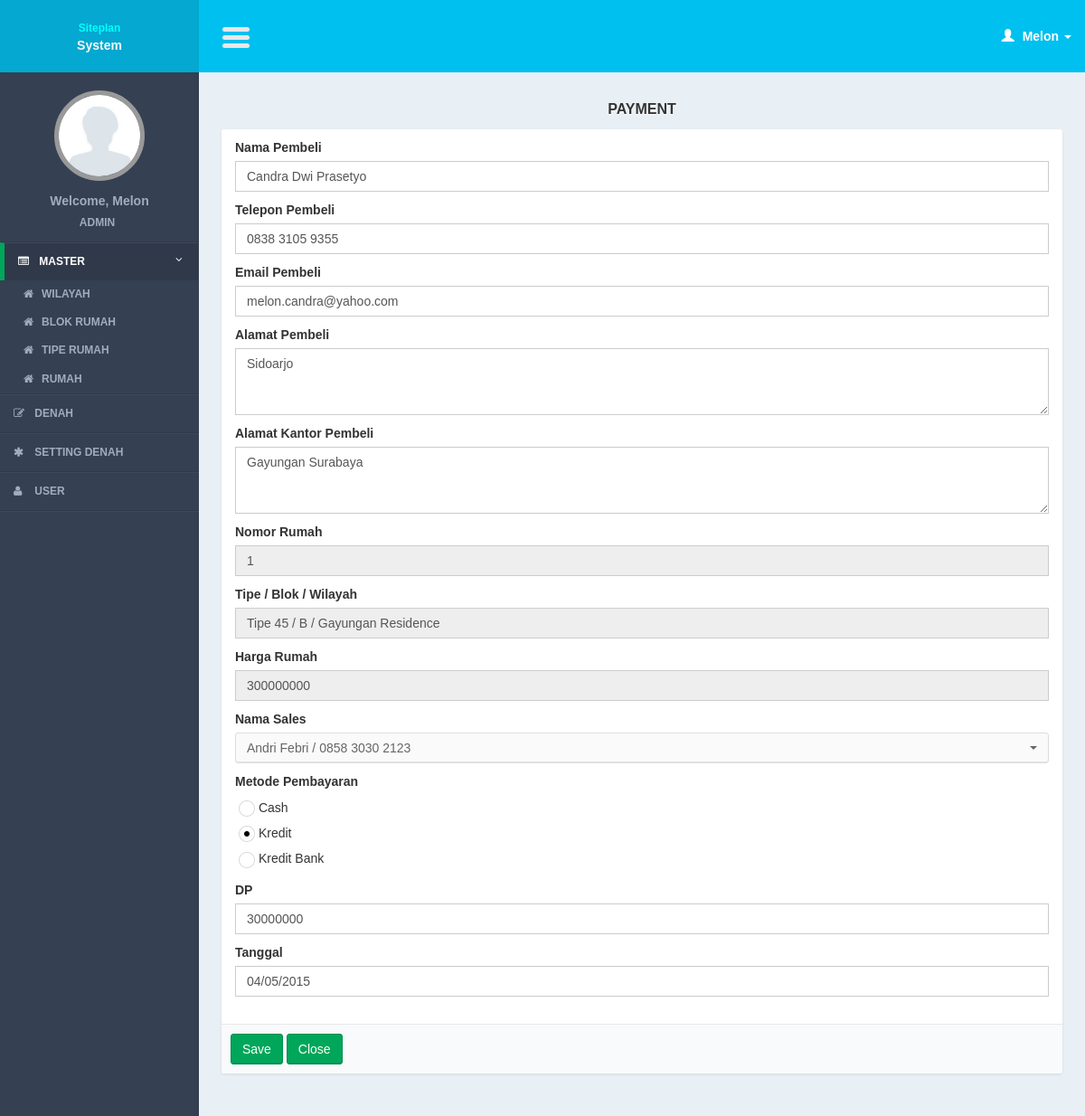
Screenshot of /controllers/master_table.php?page=form_payment&id=43 (signed in) with the database file from the repository.
### tables this page shows
CREATE TABLE IF NOT EXISTS `payments` (
`payment_id` int(11) NOT NULL,
  `table_id` int(11) NOT NULL,
  `seller_id` int(11) NOT NULL,
  `payment_method` int(11) NOT NULL,
  `buyer_name` varchar(100) NOT NULL,
  `buyer_phone` varchar(100) NOT NULL,
  `buyer_address` text NOT NULL,
  `buyer_email` varchar(100) NOT NULL,
  `buyer_office_address` text NOT NULL,
  `payment_date` date NOT NULL,
  `payment_dp` int(11) NOT NULL
);

CREATE TABLE IF NOT EXISTS `tables` (
`table_id` int(11) NOT NULL,
  `tt_id` int(11) NOT NULL,
  `table_name` varchar(100) NOT NULL,
  `data_x` int(11) NOT NULL,
  `data_y` int(11) NOT NULL,
  `table_price` int(11) NOT NULL,
  `table_status` int(11) NOT NULL
);

CREATE TABLE IF NOT EXISTS `table_types` (
`tt_id` int(11) NOT NULL,
  `tt_name` varchar(100) NOT NULL,
  `tb_id` int(11) NOT NULL,
  `tt_img` text NOT NULL,
  `tt_color` varchar(10) NOT NULL
);

CREATE TABLE IF NOT EXISTS `table_blocks` (
`tb_id` int(11) NOT NULL,
  `tb_name` varchar(100) NOT NULL,
  `building_id` int(11) NOT NULL
);

CREATE TABLE IF NOT EXISTS `buildings` (
`building_id` int(11) NOT NULL,
  `building_name` varchar(100) NOT NULL,
  `building_img` text NOT NULL
);

CREATE TABLE IF NOT EXISTS `users` (
`user_id` int(11) NOT NULL,
  `user_type_id` int(11) DEFAULT NULL,
  `user_login` varchar(100) DEFAULT NULL,
  `user_password` varchar(100) DEFAULT NULL,
  `user_name` varchar(100) DEFAULT NULL,
  `user_code` varchar(100) DEFAULT NULL,
  `user_phone` varchar(100) DEFAULT NULL,
  `user_img` text NOT NULL,
  `user_active_status` int(11) NOT NULL
);

### models/master_table_model.php (called while the page is built, shortened)
<?php
function select_seller(){
	$query = mysql_query("select * from users where user_type_id = '2' order by user_id");
	return $query;
}
function read_id($id){
	$query = mysql_query("select a.*, b.tt_name, c.tb_name, d.building_name
			from tables a
			join table_types b on b.tt_id = a.tt_id
							join table_blocks c on c.tb_id = b.tb_id
							join buildings d on d.building_id = c.building_id
			where a.table_id = '$id'");
	$result = mysql_fetch_object($query);
	return $result;
}
function read_payment_id($id){
	$query = mysql_query("select *
			from payments
			where table_id = '$id'");
	$result = mysql_fetch_object($query);
	return $result;
}
function get_payment($id){
	$query = mysql_query("select table_id from payments where table_id = '$id'");
	$result = mysql_fetch_array($query);
	return $result['table_id'];
}
?>

### lib/function.php (called while the page is built, shortened)
<?php
function get_header($title = ""){
	include '../views/layout/header.php';
}
function get_footer($query_find = 0){
	include '../views/layout/footer.php';
}
function format_date($date){
	if($date == "0000-00-00"){
		return "-";
	}else{
		$date = explode("-", $date);
		$new_date = $date[2]."/".$date[1]."/".$date[0];
		return $new_date;
	}
}
	?>

### views/master_table/form_payment.php (the view, shortened to what this page needs)
                <section class="content">
                    <div class="row">
                        <div class="col-md-12">
                          <div class="title_page"> <?= $title ?></div>
                             <form action="<?= $action?>" method="post" enctype="multipart/form-data" role="form">
                            <div class="box box-cokelat">
                                <div class="box-body">
                                        <div class="col-md-12">
                                           <div class="form-group">
                                            <label>Nama Pembeli</label>
                                            <input required type="text" name="i_buyer_name" class="form-control" placeholder="Masukkan nama pembeli..." value="<?= $row_buyer->buyer_name ?>"/>
                                        </div>
                                        <div class="form-group">
                                            <label>Telepon Pembeli</label>
                                            <input required type="text" name="i_buyer_phone" class="form-control" placeholder="Masukkan telepon pembeli..." value="<?= $row_buyer->buyer_phone ?>"/>
                                        </div>
                                        <div class="form-group">
                                            <label>Email Pembeli</label>
                                            <input required type="text" name="i_buyer_email" class="form-control" placeholder="Masukkan email pembeli..." value="<?= $row_buyer->buyer_email ?>"/>
                                        </div>
                                         <div class="form-group">
                                            <label>Alamat Pembeli</label>
                                            <textarea name="i_buyer_address" cols="" rows="3" class="form-control"><?= $row_buyer->buyer_address ?></textarea>
                                        </div>
                                        <div class="form-group">
                                            <label>Alamat Kantor Pembeli</label>
                                            <textarea name="i_buyer_office_address" cols="" rows="3" class="form-control"><?= $row_buyer->buyer_office_address ?></textarea>
                                        </div>
                                        <div class="form-group">
                                            <label>Nomor Rumah</label>
                                            <input required type="text" name="i_name" class="form-control" placeholder="Masukkan nomor rumah..." value="<?= $row->table_name ?>" readonly/>
                                        </div>
                                        <div class="form-group">
                                          <label>Tipe / Blok / Wilayah</label>
                                          <input required type="text" name="i_desc" class="form-control" placeholder="Masukkan nomor rumah..." value="<?= $row->tt_name." / ".$row->tb_name." / ".$row->building_name ?>" readonly/>
                                  		</div>
                                          <div class="form-group">
                                            <label>Harga Rumah</label>
                                            <input required type="text" name="i_price" class="form-control" placeholder="Masukkan harga rumah..." value="<?= $row->table_price ?>" readonly/>
                                        </div>
                                          <div class="form-group">
                                          <label>Nama Sales</label>
                                           <?php
                                           while($r_seller = mysql_fetch_array($query_seller)){
										   ?>
                                             <option value="<?= $r_seller['user_id'] ?>" ><?= $r_seller['user_name']." / ".$r_seller['user_phone']; ?></option>
                                             <?php
										   }
											 ?>
                                  		</div>
                                          <div class="form-group">
                                            <label>Metode Pembayaran</label><br />
                                            <table width="100%" border="0" cellspacing="0" cellpadding="4">
  <tr>
    <td><input type="radio" name="i_payment_method" class="minimal" value="1" required  <?php if($row_buyer->payment_method == 1){ echo "checked='checked'"; } ?> /> Cash</td>
  </tr>
  <tr>
    <td><input type="radio" name="i_payment_method" class="minimal" value="2" required   <?php if($row_buyer->payment_method == 2){ echo "checked='checked'"; } ?> /> Kredit</td>
  </tr>
  <tr>
    <td> <input type="radio" name="i_payment_method" class="minimal" value="3"  required   <?php if($row_buyer->payment_method == 3){ echo "checked='checked'"; } ?> /> Kredit Bank</td>
  </tr>
</table>
                                        </div>
                                        <div class="form-group">
                                            <label>DP</label>
                                            <input required type="text" name="i_payment_dp" class="form-control" placeholder="Masukkan dp..." value="<?= $row_buyer->payment_dp ?>"/>
                                        </div>
                                           <div class="form-group">
                                            <label>Tanggal</label>
                                            <input required type="text" name="i_payment_date" class="form-control" placeholder="Masukkan nama pembeli..." value="<?= $row_buyer->payment_date ?>"/>
                                        </div>
                                        </div>
                                </div>
                                  <div class="box-footer">
                                <input class="btn btn-success" type="submit" value="Save"/>
                                <a href="<?= $close_button?>" class="btn btn-success" >Close</a>
                             </div>
                            </div>
                       </form>
                        </div>
                    </div>
                </section>

### css/AdminLTE.css (style rules this page uses)
html { font-family: 'Source Sans Pro', sans-serif; -webkit-font-smoothing: antialiased; min-height: 100%; background: #E9F0F5; }
body { font-family: 'Source Sans Pro', sans-serif; -webkit-font-smoothing: antialiased; min-height: 100%; background: #E9F0F5; }
a { color: #3c8dbc; }
.content { padding: 30px 10px; }
.form-control { -webkit-border-radius: 0px !important; -moz-border-radius: 0px !important; border-radius: 0px !important; box-shadow: none; }
.box { position: relative; margin-bottom: 20px; -webkit-border-radius: 3px; -moz-border-radius: 3px; border-radius: 3px !important; width: 100%; background:#fff; box-shadow: 0 1px 3px rgba(0, 0, 0, 0.1); }
.box .box-body { padding-top:10px; -webkit-border-top-left-radius: 0; -webkit-border-top-right-radius: 0; -webkit-border-bottom-right-radius: 3px; -webkit-border-bottom-left-radius: 3px; -moz-border-radius-topleft: 0; -moz-border-radius-topright: 0; -moz-border-radius-bottomright: 3px; -moz-border-radius-bottomleft: 3px; border-top-left-radius: 0; border-top-right-radius: 0; border-bottom-right-radius: 3px; border-bottom-left-radius: 3px; border-radius:3px; padding-bottom:20px; }
.box .box-footer { border-top: 1px solid #e8e8e8; -webkit-border-top-left-radius: 0; -webkit-border-top-right-radius: 0; -webkit-border-bottom-right-radius: 3px; -webkit-border-bottom-left-radius: 3px; -moz-border-radius-topleft: 0; -moz-border-radius-topright: 0; -moz-border-radius-bottomright: 3px; -moz-border-radius-bottomleft: 3px; border-top-left-radius: 0; border-top-right-radius: 0; border-bottom-right-radius: 3px; border-bottom-left-radius: 3px; background:#F9FAFC; padding: 10px; }
.btn { font-weight: 500; -webkit-border-radius: 3px; -moz-border-radius: 3px; border-radius: 3px; border: 1px solid transparent; -webkit-box-shadow: inset 0px -2px 0px 0px rgba(0, 0, 0, 0.09); -moz-box-shadow: inset 0px -2px 0px 0px rgba(0, 0, 0, 0.09); box-shadow: inset 0px -1px 0px 0px rgba(0, 0, 0, 0.09); }
.btn.btn-success { background-color: #00a65a; border-color: #008d4c; }
.title_page { font-size:medium; text-align:center; font-weight:bold; margin-bottom:10px; text-shadow: 0 1px 1px #ffffff; text-transform:uppercase; }

### css/tooltip/tooltip-classic.css (style rules this page uses)
html, body { margin:0; height:100%; font-family: arial; }

### rows the page displays
payments: i_buyer_name "Candra Dwi Prasetyo", i_buyer_phone "0838 3105 9355", i_buyer_email "melon.candra@yahoo.com", i_buyer_address "Sidoarjo", i_buyer_office_address "Gayungan Surabaya", i_payment_dp "30000000", i_payment_date "04/05/2015"
tables: i_name "1", i_desc "Tipe 45 / B / Gayungan Residence", i_price "300000000"
users: user_name "Andri Febri", user_phone "0858 3030 2123"

### other values shown
$user_data[0] "Melon"
$user_data[1] "ADMIN"
$title "PAYMENT"
